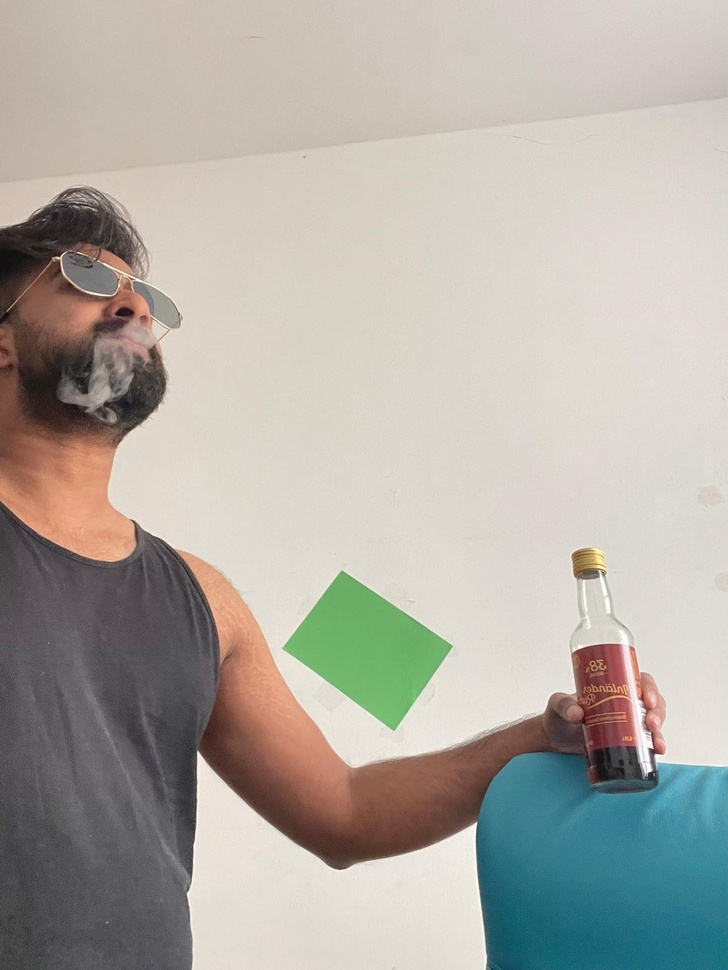
//> input picture pictures/greenCoco.jpeg, 728 x 970 px, shrunk from 1200 x 1599 before the run
$ ./attempt2   (built with g++ and OpenCV 4)
//> lines starting //> are read from the running program, lines starting //| are printed output that depends on the picture; after the words box and inside, x2 and y2 are one past the last pixel; in counts of white or black regions, pixels touching at a corner belong together
#include <iostream>
#include "opencv2/opencv.hpp"

//class for most minor tools
class toolbox
{
private:
    //init values for HSV segmentation
    int lH = 47;
    int uH = 60;
    int lS = 45;
    int uS = 124;
    int lV = 158;
    int uV = 255;
    int lH2 = lH;   //secondary H values
    int uH2 = uH;

    std::string lastPath;
    cv::Mat originalImage;

    //callback udpates segmentation if slider has changed
    static void updateSlider(int, void *userdata)
    {
        toolbox *seg = reinterpret_cast<toolbox *>(userdata);
        seg->segment();
    }

public:
    toolbox()
    {
        std::cout << "OpenCV version: " << CV_VERSION << std::endl;
    }

cv::Mat segment(std::string path)                                       //segments BGR picture in the HSV spectrum
    {
        originalImage = cv::imread(path);                               //ensures picture is readable
        if (originalImage.empty())
        {
            std::cout << "no picture found" << std::endl;
            return cv::Mat();
        }

        cv::Mat hsv_image;
        cv::cvtColor(originalImage, hsv_image, cv::COLOR_BGR2HSV);        //converts image from BGR to HSV

        if (lH > uH)                                                      //this allows the segmenter to segment H values between a 179 and 0 degrees
        {                                                                 //especially useful since red is aprx. 170-10
            lH2 = lH;
            uH2 = 179;
            lH = 0;
            // std::cout << "value changed \n";
        }
        else
        {
            lH2 = lH;
            uH2 = uH;
        }

        cv::Mat hsvMask1, hsvMask2;
        cv::Scalar lowerLimit1(lH, lS, lV);
        cv::Scalar upperLimit1(uH, uS, uV);
        cv::inRange(hsv_image, lowerLimit1, upperLimit1, hsvMask1);         //extracts all values within limits into hsvMask1.

        cv::Scalar lowerLimit2(lH2, lS, lV);
        cv::Scalar upperLimit2(uH2, uS, uV);
        cv::inRange(hsv_image, lowerLimit2, upperLimit2, hsvMask2);

        cv::Mat combinedMask;
        cv::bitwise_or(hsvMask1, hsvMask2, combinedMask);                   //combines extracted values from mask1 and 2

        cv::Mat segmentedImage;
        cv::bitwise_and(originalImage, originalImage, segmentedImage, combinedMask);    //applies mask to original picture keeping only the values
                                                                                        //present in the mask and the picture
        cv::imshow("before", originalImage);
        cv::imshow("after", segmentedImage);

        //sliders for segmentation
        cv::createTrackbar("lowerHue", "after", &lH, 179, updateSlider, this);
        cv::createTrackbar("upperHue", "after", &uH, 179, updateSlider, this);
        cv::createTrackbar("lowerSaturation", "after", &lS, 255, updateSlider, this);
        cv::createTrackbar("upperSaturation", "after", &uS, 255, updateSlider, this);
        cv::createTrackbar("lowerValue", "after", &lV, 255, updateSlider, this);
        cv::createTrackbar("upperValue", "after", &uV, 255, updateSlider, this);

        lastPath = path;                                                        //saves path used in this instance for empty function call

        return segmentedImage;
    }

    cv::Mat segment()
    {
        return segment(lastPath);                                                //if the function is called empty (as done by the callback of the slider)
    }                                                                            //the path of the last picture is continued to be used

    cv::Mat decolor(cv::Mat image)                                               //for converting 3-channel images to 1-channel grey-scale pictures
    {
        cv::Mat decoloredImage(image.size(), CV_8UC1);
        for (int y = 0; y < image.rows; y++)                                     //iterates over all rows->columns->channel
        {
            for (int x = 0; x < image.cols; x++)
            {
                uchar H = image.at<cv::Vec3b>(y, x)[0];
                uchar S = image.at<cv::Vec3b>(y, x)[1];
                uchar V = image.at<cv::Vec3b>(y, x)[2];

                decoloredImage.at<uchar>(y, x) = (H + S + V) / 3;                  //calculating median of all three chanels and saves at ssame location
            }
        }
        cv::imshow("decolored", decoloredImage);
        return decoloredImage;
    }

    cv::Mat thresholder(cv::Mat image, int threshold)                               //thresholds image between a parameter and 255
    {
        cv::threshold(image, image, threshold, 255, cv::THRESH_BINARY);
        return image;
    }

    cv::Mat combineMat(cv::Mat image1, cv::Mat image2, int visualize)               //for manually combining two images without using the prebuilt function
    {
        std::cout << "trying to combine\n";
        cv::Mat newPicture(image1.size(), CV_8UC1);
        for (int currentX = 0; currentX < image1.rows; currentX++)
        {
            for (int currentY = 0; currentY < image1.cols; currentY++)
            {
                newPicture.at<uchar>(currentX, currentY) = (image1.at<uchar>(currentX, currentY) + image2.at<uchar>(currentX, currentY)) / 2;
            }
        }
        std::cout << "successfully combined\n";

        if (visualize == 1)
        {
            cv::imshow("CombineMat result", newPicture);
        }

        return newPicture;
    }

    cv::Mat otsu(cv::Mat image)                                                     //thresholds between 0 and 255 using OTSU method
    {
        cv::threshold(image, image, 0, 255, CV_THRESH_BINARY | CV_THRESH_OTSU);
        return image;
    }
};

class discreteConvolution                                                           //for convoluting images
{
private:
    cv::Mat kernel;

public:
    discreteConvolution(){};
    discreteConvolution(cv::Mat kernel) : kernel(kernel) {}

    int kernelMin = -1;
    int kernelMax = 2;

    cv::Mat conv(cv::Mat image, int normalize, int visualisation)
    {
        cv::Mat convolutedImage;
        // cv::Mat convolutedImage = cv::Mat::zeros(image.size(), CV_32F);
        std::vector<cv::Mat> convolutedChannels;
        for (int layer = 0; layer < image.channels(); layer++)                  //iterates over all channels. Allows for the segmentation of n-channel images such as BGR
        {
            cv::Mat currentLayer(image.size(), CV_32FC1);
            cv::Mat convolutedLayer(currentLayer.size(), CV_32FC1);
            cv::extractChannel(image, currentLayer, layer);                     //extracts layer
            for (int y = 0; y < currentLayer.rows; y++)                         //iterates over all rows
            {
                for (int x = 0; x < currentLayer.cols; x++)                     //iterates over all columns
                {
                    float kernelSum = 0;
                    for (int l = kernelMin; l < kernelMax; l++)                 //iterates over all Kernel rows
                    {
                        for (int k = kernelMin; k < kernelMax; k++)             //iterates over all Kernel columns
                        {
                            float pixelVal = static_cast<float>(currentLayer.at<uchar>(y + l, x + k));      //extracts value from original picture at the same position as kernel
                        float kernelValue = kernel.at<float>(l + 1, k + 1);                                 //extracts matching kernel value
                            kernelSum += pixelVal * kernelValue;                                            //calculates product and adds to KernelSum
                        }
                    }
            if (kernelSum < 0)                                                                              //ensures that negative values calculated by sobel are displayed approprioate
                    {
                        kernelSum = std::abs(kernelSum);
                    }

                convolutedLayer.at<float>(y, x) = kernelSum;                                                //saves layer
                }
            }
        convolutedChannels.push_back(convolutedLayer);                                                      //creates vector with layers for combining later on
        }
        cv::merge(convolutedChannels, convolutedImage);                                                     //combins layers for multi layer convolution

        if (normalize == 1)                                                                                 //nomalize result if requested
        {
            cv::normalize(convolutedImage, convolutedImage, 0, 255, cv::NORM_MINMAX, CV_8UC1);              //result is CV_8UC1
        }

        if (visualisation == 1)                                                                             //visualizes results if requested
        {
            cv::imshow("convoluted image", convolutedImage);
        }
        return convolutedImage;
    }
};

class sobelDetector                                                                                         //detects edges
{
private:
    discreteConvolution ciX;
    discreteConvolution ciY;
    toolbox myToolbox;

public:
    sobelDetector()
    {
        cv::Mat sobelXKernel = (cv::Mat_<float>(3, 3) << -1.0f, 0, 1.0f,                                    //common kernel used for sobel operations
                                -2.0f, 0, 2.0f,
                                -1.0f, 0, 1.0f);

        cv::Mat sobelYKernel = (cv::Mat_<float>(3, 3) << -1.0f, -2.0f, -1.0f,
                                0, 0, 0,
                                1.0f, 2.0f, 1.0f);

        ciX = discreteConvolution(sobelXKernel);                                                            //creates discreteConvolution object
        ciY = discreteConvolution(sobelYKernel);
    }

    cv::Mat getEdges(cv::Mat image, int visualisation)
    {
    cv::Mat sobelImageX = ciX.conv(image, 1, 0);                                                            //calls convolution method
        cv::Mat sobelImageY = ciY.conv(image, 1, 0);

        cv::Mat sobelImageXY = myToolbox.combineMat(sobelImageX, sobelImageY, 0);                           //combines edges on X and Y axis

        sobelImageXY.convertTo(sobelImageXY, CV_8U);                                                        //converts result to CV_8U

    if (visualisation == 1)                                                                                 //visualizes result if requested
        {
            cv::imshow("edges", sobelImageXY);
        }
        return sobelImageXY;
    }
};

class squareDetector                                                                                        //finds circles and displays them
{
public:
    squareDetector(){};
    squareDetector(cv::Mat image, std::string path, int visualisation)
    {
        findSquares(image, path, visualisation);
    }

    cv::Mat findSquares(cv::Mat image, std::string path, int visualisation)
    {
        cv::Mat origPic = cv::imread(path);                                                                 //opens original BGR image
    std::vector<cv::Vec4i> lineVect;                                                                      //defines vector for circle coordinates
    cv::HoughLinesP(image, lineVect, 1, CV_PI/180, 50, 50, 10 );                        //calls hough gradient algorithm for finding
                                                                                                            //cirles giving extracted edges
                                                                                                            //the high minimum distance is because we know we're only looking for one circle
        if (visualisation == 1)
        {
            for (size_t i = 0; i < lineVect.size(); i++)                                                  //for number of circles found
            {
                cv::Vec4i line = lineVect[i];
                cv::line(origPic, cv::Point(line[0], line[1]), cv::Point(line[2], line[3]), cv::Scalar(0, 0, 255), 1, cv::LINE_AA);

                std::cout << "Found line between " << line[0] << "/" << line[1] << " and " << line[2] << "/" << line[3] << std::endl;
            }
            cv::imshow("squares", origPic);
        }
        return origPic;
    }
};

int main()
{
    cv::Mat myKernel = (cv::Mat_<float>(3, 3) << 0.0625, 0.125, 0.0625,                                     //gaussian kernel
                                                 0.125, 0.25, 0.125,
                                                0.0625, 0.125, 0.0625);

    toolbox mytoolbox;                                                                                      //creates neccessary objects
    discreteConvolution myDC(myKernel);
    sobelDetector mySobel;
    squareDetector myCircleDetector;
    while (true)
    {
        std::cout << "startup successfull\n";
        cv::Mat myPicture = mytoolbox.segment("../pictures/greenCoco.jpeg");
//> in segment, originalImage is the input picture: 970 rows x 728 cols, CV_8UC3; mean B, G, R 164.5, 172.5, 176
//> in segment, `cv::cvtColor(originalImage, hsv_image, cv::COLOR_BGR2HSV);`: hsv_image: 970 rows x 728 cols, CV_8UC3; mean H, S, V 38.2, 41, 183.8
//> in segment, `cv::inRange(hsv_image, lowerLimit1, upperLimit1, hsvMask1);`:
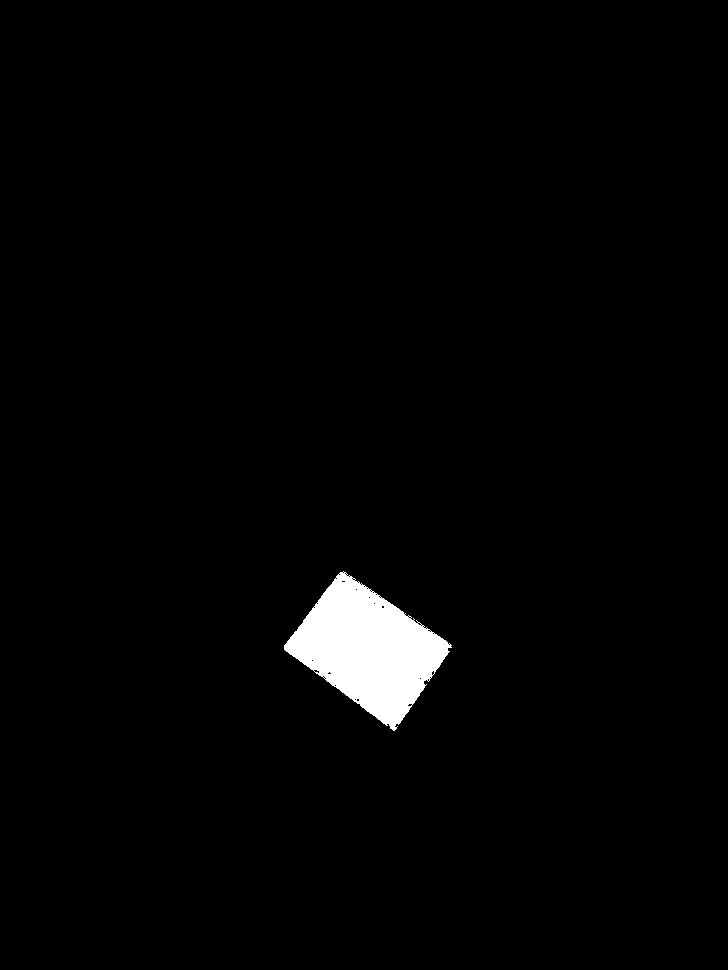
//> hsvMask1: 970 rows x 728 cols, CV_8UC1; 1.9% white; 1 white region, box (x1, y1, x2, y2) and area: (284, 571, 452, 731) 13740
        std::cout << "segmentation successfull\n";
        myPicture = myDC.conv(myPicture, 1, 1);
//> the loop in conv, `for (int layer = 0; layer < image.channels(); layer++)` made 3 passes
//> pass 2, in conv, `cv::extractChannel(image, currentLayer, layer);`:
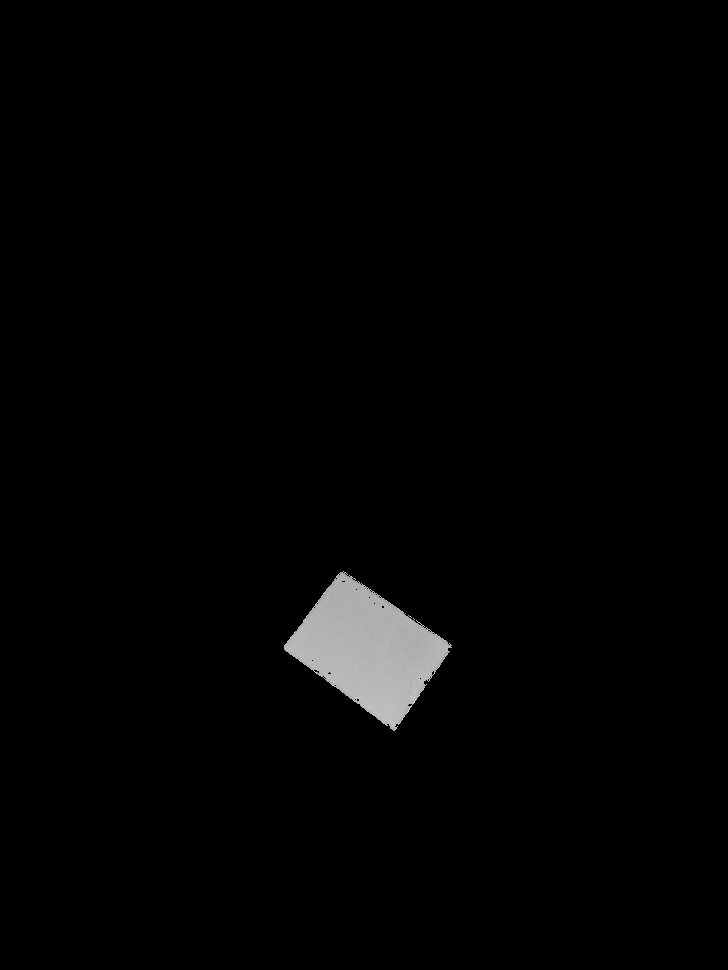
//> currentLayer: 970 rows x 728 cols, CV_8UC1; min 0, max 230, mean 3.5
//> pass 3, in conv, `cv::extractChannel(image, currentLayer, layer);`:
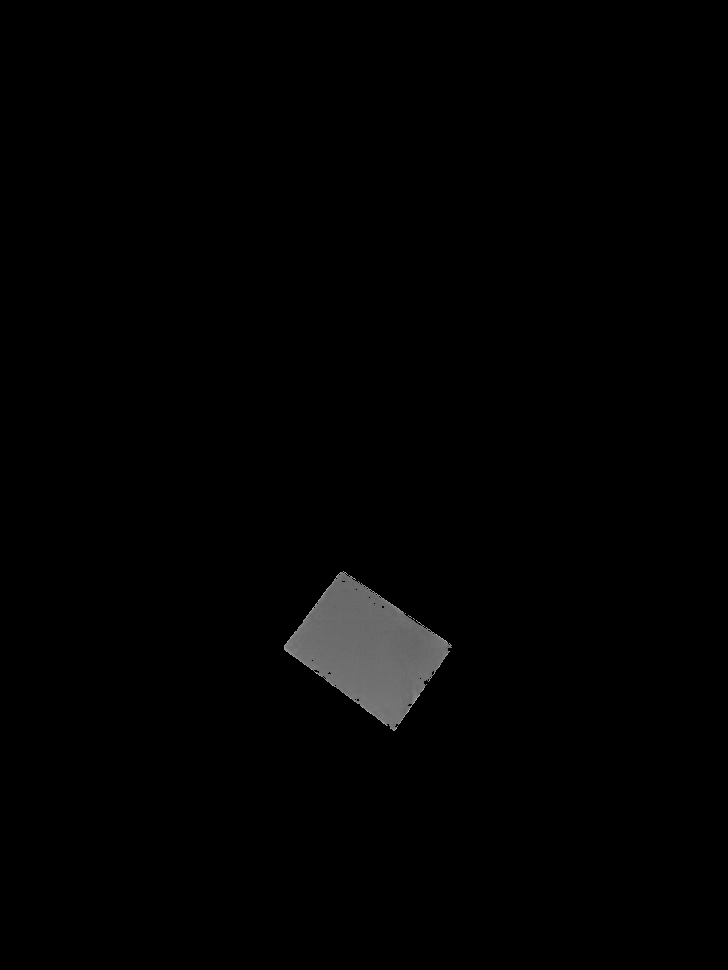
//> currentLayer: 970 rows x 728 cols, CV_8UC1; 1.95% of pixels changed, all inside (x1, y1, x2, y2) = (284, 571, 452, 731)
        std::cout << "discrete convolution successfull\n";
        myPicture = mytoolbox.decolor(myPicture);
        std::cout << "decoloring successfull\n";
        myPicture = mySobel.getEdges(myPicture, 1);
        std::cout << "getEdge successfull\n";
        // myPicture = mytoolbox.thresholder(myPicture, 170);
        myPicture = mytoolbox.otsu(myPicture);
//> in otsu, `cv::threshold(image, image, 0, 255, CV_THRESH_BINARY | CV_THRESH_OTSU);`:
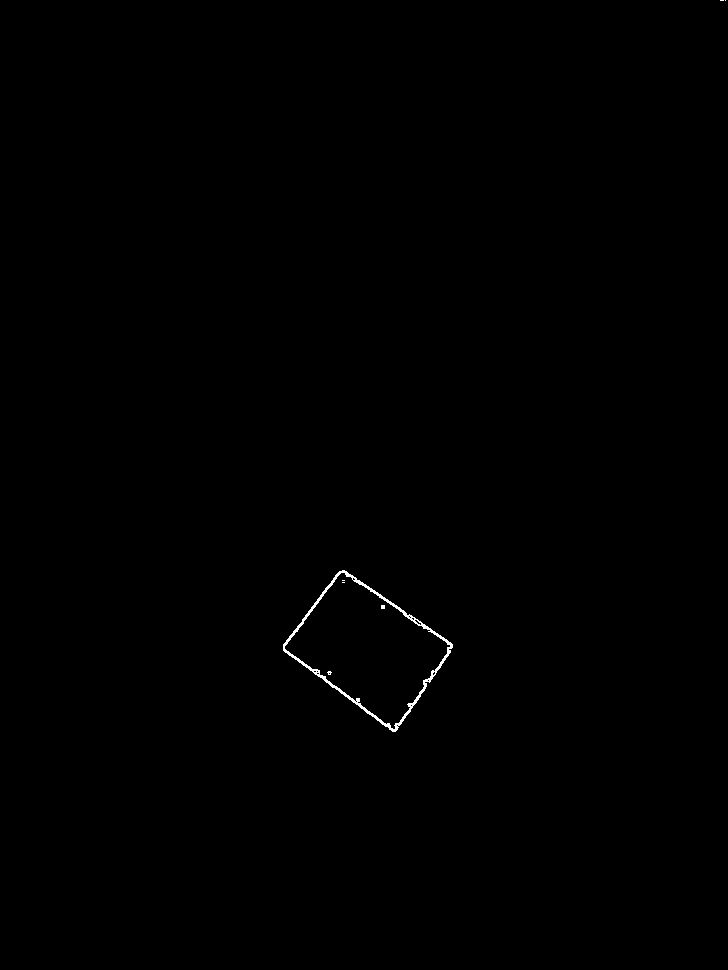
//> image: 970 rows x 728 cols, CV_8UC1; 0.21% white in thin lines or dots, all inside (x1, y1, x2, y2) = (283, 0, 726, 732)
        cv::imshow("thresholded", myPicture);
        myPicture = myCircleDetector.findSquares(myPicture, "../pictures/greenCoco.jpeg", 1);
//> in findSquares, `cv::HoughLinesP(image, lineVect, 1, CV_PI/180, 50, 50, 10 );`: lineVect = 10 lines (x1, y1, x2, y2), first 8: [342, 570, 452, 644], [283, 648, 393, 731], [283, 647, 395, 731], [395, 729, 452, 647], [284, 646, 341, 571], [283, 645, 338, 572], [342, 571, 452, 646], [396, 730, 450, 651]
//> the loop in findSquares, `for (size_t i = 0; i < lineVect.size(); i++)` made 10 passes
//| Found line between 342/570 and 452/644
//| Found line between 283/648 and 393/731
//| Found line between 283/647 and 395/731
//| Found line between 395/729 and 452/647
//| Found line between 284/646 and 341/571
//| Found line between 283/645 and 338/572
//| Found line between 342/571 and 452/646
//| Found line between 396/730 and 450/651
//> (output is shown up to pass 8 of 10)
//> after the loop in findSquares, `for (size_t i = 0; i < lineVect.size(); i++)`:
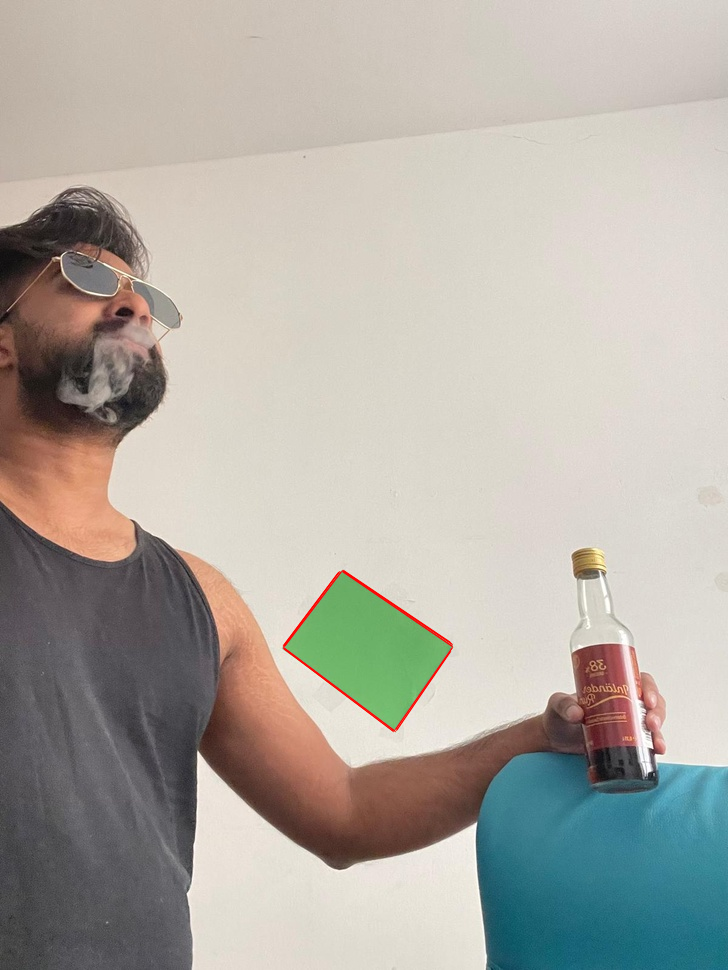
//> origPic: 970 rows x 728 cols, CV_8UC3; 0.25% of pixels changed, all inside (x1, y1, x2, y2) = (282, 569, 454, 733)

        std::cout << "press any key to repeat\n";
cv::waitKey(0);                                                                                             //allows renewal of processes
    }
}
